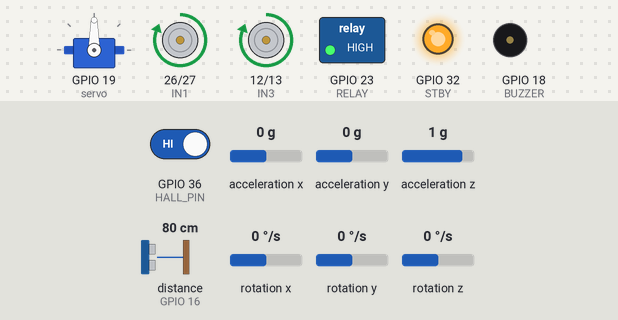
Bench run of a sketch on a simulated ESP32. Parts: servo, motor-driver pin pairs drawn as motors (green arrow = first pin HIGH = forward, orange = second pin HIGH = backward, longer = more drive, scaled by the enable pin, stopped while the standby pin is LOW), switched loads named in the sketch (green lamp = pin HIGH), output pins drawn as LEDs (lit = HIGH), buzzer (waves = sounding, pin HIGH). Wiring (inferred from the names in the program): ultrasonic range finder: trigger GPIO 17; echo GPIO 16. The test bench sets the inputs (shaded band); at power-on: acceleration x 0 g, GPIO 36 (HALL_PIN) HIGH, acceleration z 1 g, acceleration y 0 g, distance to the obstacle (sensor on GPIO 16) 80 cm, rotation x 0 °/s, rotation y 0 °/s, rotation z 0 °/s. The echo pulse lasts 58.3 µs per cm; pins used as bus, display or sensor lines are not drawn; what the sketch prints to the serial monitor is not drawn.

Above: at 2.2 s.
2.3 s: acceleration x set to -1 g
3.8 s: acceleration x set to -1.3 g
At 4.35 s:
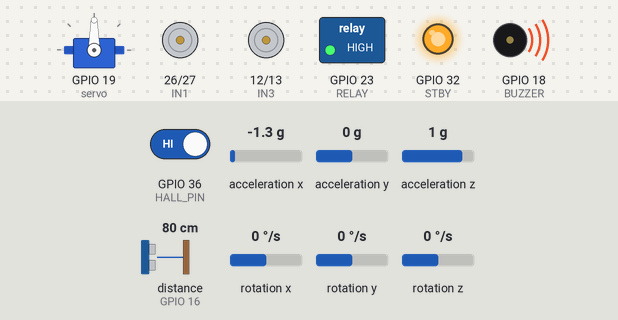
6.8 s: GPIO 36 (HALL_PIN) driven LOW
At 7.7 s:
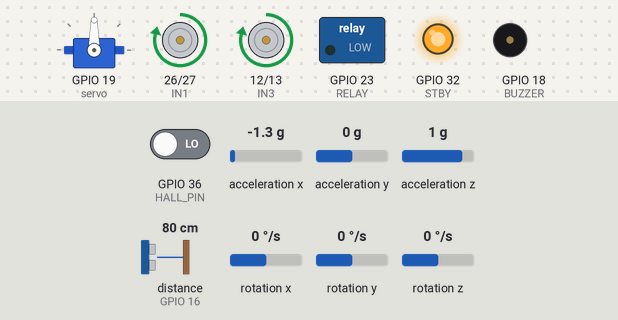
8.6 s: GPIO 36 (HALL_PIN) driven HIGH
At 8.85 s:
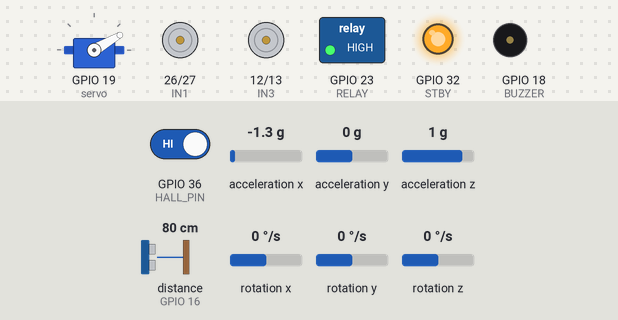
11.6 s: acceleration z set to 0.6 g
At 12.5 s:
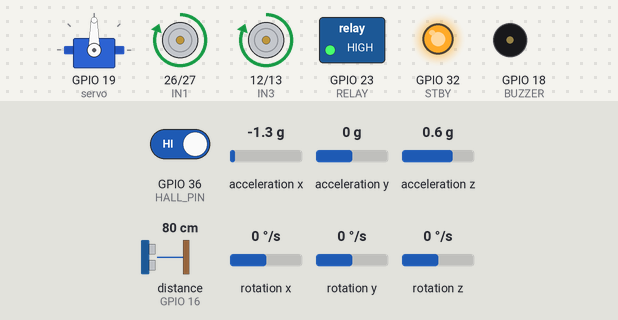
13.3 s: GPIO 36 (HALL_PIN) driven LOW
At 13.9 s:
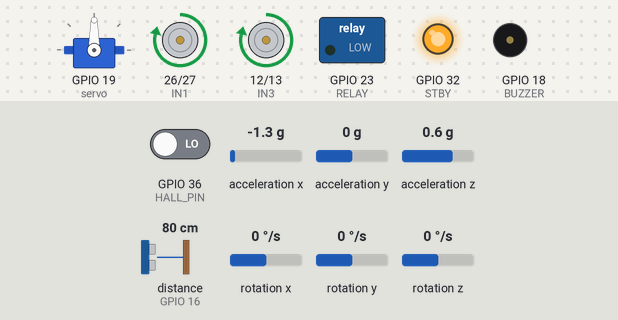
Timing chart, 0 to 15.8 s (numbered marks = the images above; inputs shaded):
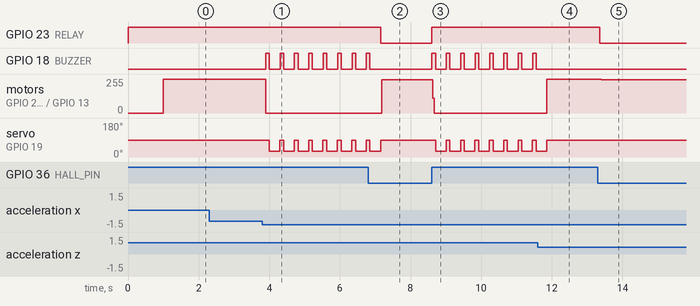

Measured:
- the behaviour switches between -1.1 and -1.2 g on acceleration x (found by bisection; images 0 and 1)
- the behaviour switches between 0.8 and 0.7 g on acceleration z (found by bisection; images 3 and 4)
- after the input at 3.8 s, GPIO 18 (BUZZER): alternates HIGH for 0.10 s and LOW for 0.31 s, starting after 0.10 s; motor on GPIO 26 (IN1) / GPIO 27 (IN2), motor on GPIO 12 (IN3) / GPIO 13 (IN4): forward 255/255 → stopped after 0.10 s; servo on GPIO 19 (servo): alternates 90° for 0.11 s and 30° for 0.30 s, starting after 0.20 s
- after the input at 6.8 s, GPIO 23 (RELAY): HIGH → LOW after 0.35 s; GPIO 18 (BUZZER): goes on until 6.8 s, then stays LOW; motor on GPIO 26 (IN1) / GPIO 27 (IN2), motor on GPIO 12 (IN3) / GPIO 13 (IN4): stopped → forward 248/255 after 0.39 s; servo on GPIO 19 (servo): goes on until 7.1 s, then stays 90°
- after the input at 8.6 s, GPIO 23 (RELAY): LOW → HIGH at once; GPIO 18 (BUZZER): alternates HIGH for 0.10 s and LOW for 0.31 s, starting at once; motor on GPIO 26 (IN1) / GPIO 27 (IN2), motor on GPIO 12 (IN3) / GPIO 13 (IN4): forward 248/255 → stopped at once; servo on GPIO 19 (servo): alternates 90° for 0.11 s and 30° for 0.30 s, starting after 0.11 s
- after the input at 11.6 s, GPIO 18 (BUZZER): stops changing and stays LOW; motor on GPIO 26 (IN1) / GPIO 27 (IN2), motor on GPIO 12 (IN3) / GPIO 13 (IN4): stopped → forward 255/255 after 0.26 s; servo on GPIO 19 (servo): goes on until 11.9 s, then stays 90°
- after the input at 13.3 s, GPIO 23 (RELAY): HIGH → LOW after 0.06 s; motor on GPIO 26 (IN1) / GPIO 27 (IN2), motor on GPIO 12 (IN3) / GPIO 13 (IN4): forward 255/255 → forward 248/255 after 0.10 s

The sketch:

Demo.ino
```cpp
#include <Wire.h>
#include <MPU6050.h>
#include <ESP32Servo.h>

MPU6050 mpu;
Servo servo;

// ===== PINS =====

// Motor
#define IN1 26
#define IN2 27
#define IN3 12
#define IN4 13

#define ENA 25
#define ENB 14
#define STBY 32

// Relay
#define RELAY 23

// Sensors
#define HALL_PIN 36
#define TRIG 17
#define ECHO 16

// Buzzer
#define BUZZER 18

// ===== MPU VARIABLES =====
long baseAccel = 0;
bool calibrated = false;

// ===== SETUP =====
void setup() {
  Serial.begin(115200);

  // Motor pins
  pinMode(IN1, OUTPUT);
  pinMode(IN2, OUTPUT);
  pinMode(IN3, OUTPUT);
  pinMode(IN4, OUTPUT);

  pinMode(ENA, OUTPUT);
  pinMode(ENB, OUTPUT);
  pinMode(STBY, OUTPUT);

  // Relay
  pinMode(RELAY, OUTPUT);

  // Sensors
  pinMode(HALL_PIN, INPUT);
  pinMode(TRIG, OUTPUT);
  pinMode(ECHO, INPUT);

  pinMode(BUZZER, OUTPUT);

  // Enable motor driver
  digitalWrite(ENA, HIGH);
  digitalWrite(ENB, HIGH);
  digitalWrite(STBY, HIGH);

  // 🔥 TURN ON BATTERY
  digitalWrite(RELAY, HIGH);

  // ===== SERVO SETUP =====
  servo.setPeriodHertz(50);
  servo.attach(19, 500, 2400);
  servo.write(90);   // neutral position

  // I2C + MPU
  Wire.begin(21, 22);
  mpu.initialize();

  Serial.println("Calibrating MPU...");

  delay(1000);

  int16_t ax, ay, az;
  mpu.getAcceleration(&ax, &ay, &az);

  baseAccel = sqrt((long)ax*ax + (long)ay*ay + (long)az*az);

  Serial.print("Base Accel: ");
  Serial.println(baseAccel);

  calibrated = true;

  Serial.println("DEMO START");
}

// ===== LOOP =====
void loop() {

  // 🚗 ALWAYS MOVE
  forward();

  // ===== HALL SENSOR =====
  int hall = digitalRead(HALL_PIN);

  if (hall == 0) {
    Serial.println("MAGNET DETECTED");

    stopMotors();
    digitalWrite(RELAY, LOW);

    return;
  } else {
    digitalWrite(RELAY, HIGH);
  }

  // ===== ULTRASONIC =====
  float d = getDistance();

  if (d < 20) {
    Serial.println("OBSTACLE");

    stopMotors();

    digitalWrite(BUZZER, HIGH);
    delay(200);
    digitalWrite(BUZZER, LOW);
    delay(200);

    return;
  }

  // ===== CRASH DETECTION =====
  int16_t ax, ay, az;
  mpu.getAcceleration(&ax, &ay, &az);

  long accel = sqrt((long)ax*ax + (long)ay*ay + (long)az*az);

  long shock = abs(accel - baseAccel);

  Serial.print("Shock: ");
  Serial.println(shock);

  if (shock > 8000) {
    Serial.println("CRASH DETECTED");

    stopMotors();

    // 🔊 buzzer
    digitalWrite(BUZZER, HIGH);
    delay(100);
    digitalWrite(BUZZER, LOW);

    // ===== SERVO PUSH BUTTON =====
    servo.write(30);   // push
    delay(300);

    servo.write(90);   // return

    return;
  }

  delay(100);
}

// ===== MOTOR FUNCTIONS =====

void forward() {
  digitalWrite(IN1, HIGH);
  digitalWrite(IN2, LOW);

  digitalWrite(IN3, HIGH);
  digitalWrite(IN4, LOW);
}

void stopMotors() {
  digitalWrite(IN1, LOW);
  digitalWrite(IN2, LOW);

  digitalWrite(IN3, LOW);
  digitalWrite(IN4, LOW);
}

// ===== ULTRASONIC =====

float getDistance() {
  digitalWrite(TRIG, LOW);
  delayMicroseconds(2);

  digitalWrite(TRIG, HIGH);
  delayMicroseconds(10);
  digitalWrite(TRIG, LOW);

  long duration = pulseIn(ECHO, HIGH, 30000);

  if (duration == 0) return 100;

  return duration * 0.034 / 2;
}
```
